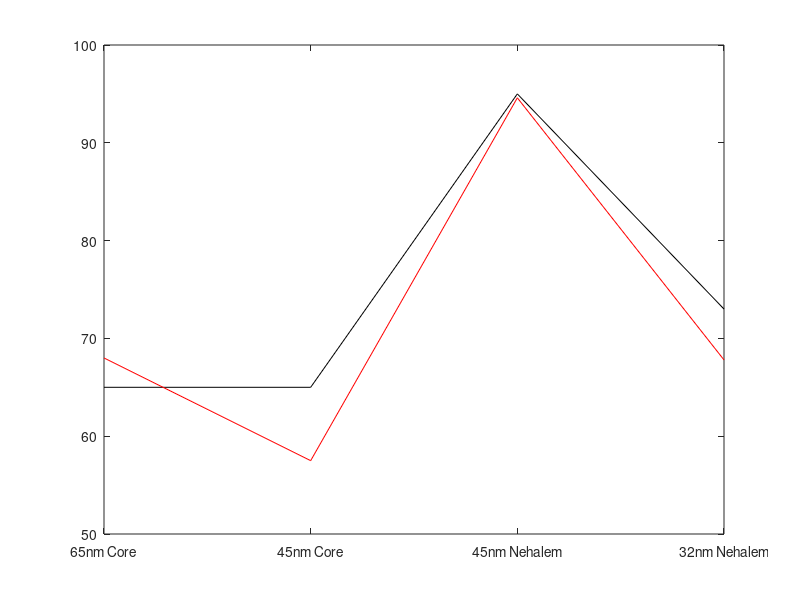

The MATLAB source for this figure: (Note: this script raises an error after producing the figure.)
% simulated vs. actual full-die power consumption

intel_node = [ 65 45 45 32 ];
intel_node_plot = [1 2 3 4];
intel_tdp = [65 65 95 73];
actual_power = [68 57.5 94.6 67.8];

figure(1)
clf
plot(intel_node_plot,intel_tdp,'k')
hold on
plot(intel_node_plot,actual_power,'r')
set(gca,'xtick',[1 2 3 4])
set(gca,'xticklabel',[65 45 45 32])
set(gca,'xticklabel',{ '65nm Core' '45nm Core' '45nm Nehalem' '32nm Nehalem' })
fixfigs(1,3,14,12)



%% Updated comparison
% simulated vs. actual full-die power consumption

intel_node = [ 65 45 45 32 32 ];
intel_node_plot = [1 2 3 4 5];
intel_tdp = [65 65 95 73 95 ];
sim_power = [58.88 59.49 103.11 59.18 116];

intel_tmax_core = [100 105 100 105 105];
sim_temp = [74.31 81.94 113.5 68.85 90];
%sim_temp = [74.31 81.94 60.57 68.85 90];

intel_metal_levels = [ 8 9 9 9 9];
intel_metal_levels_non_global = [8 8 8 8 8];
sim_metal_levels =   [ 8 8 7 8 8];

figure(2)
clf
plot(intel_node_plot,intel_tdp,'k')
hold on
plot(intel_node_plot,sim_power,'r')
set(gca,'xtick',[1 2 3 4 5])
set(gca,'xticklabel',[65 45 45 32 32])
set(gca,'xticklabel',{ '65nm Core' '45nm Core' '45nm Nehalem' '32nm Nehalem' '32nm SB'})
ylabel('Power (W)')
fixfigs(2,3,14,12)

figure(3)
clf
plot(intel_node_plot,intel_tmax_core,'k')
hold on
plot(intel_node_plot,sim_temp,'r')
set(gca,'xtick',[1 2 3 4 5])
set(gca,'xticklabel',[65 45 45 32 32])
set(gca,'xticklabel',{ '65nm Core' '45nm Core' '45nm Nehalem' '32nm Nehalem' '32nm SB'})
fixfigs(3,3,14,12)

figure(4)
clf
plot(intel_node_plot,intel_metal_levels,'k')
hold on
plot(intel_node_plot,intel_metal_levels_non_global,'b')
plot(intel_node_plot,sim_metal_levels,'r')
set(gca,'xtick',[1 2 3 4 5])
set(gca,'xticklabel',[65 45 45 32 32])
set(gca,'xticklabel',{ '65nm Core' '45nm Core' '45nm Nehalem' '32nm Nehalem' '32nm SB'})
fixfigs(4,3,14,12)


